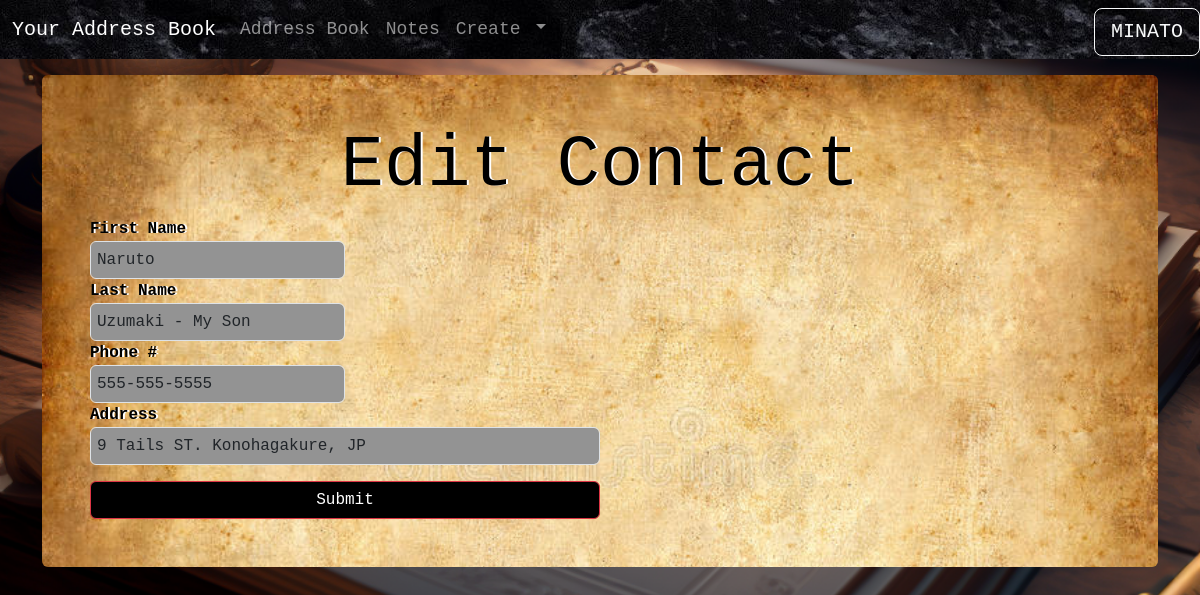
The page /address/4/update (signed in) on the database its author committed.
### app/models.py (models this page shows, shortened)
class User(db.Model, UserMixin):
    id = db.Column(db.Integer, primary_key=True)
    first_name = db.Column(db.String(25), nullable=False)
    last_name = db.Column(db.String(25), nullable=False)
    email = db.Column(db.String(50), nullable=False, unique=True)
    username = db.Column(db.String(50), nullable=False, unique=True)
    password = db.Column(db.String(256), nullable=False)
    date_created = db.Column(db.DateTime, nullable=False, default=datetime.utcnow)
    address = db.relationship('Address', backref='author', lazy='dynamic')
    notes = db.relationship('Post', backref='author', lazy='dynamic')

class Address(db.Model):
    id = db.Column(db.Integer, primary_key=True)
    first_name = db.Column(db.String(25), nullable=False)
    last_name = db.Column(db.String(25), nullable=True)
    phone = db.Column(db.String(25), nullable=True)
    address = db.Column(db.String(50), nullable=True)
    date_created = db.Column(db.DateTime, nullable=False, default=datetime.utcnow)
    user_id = db.Column(db.Integer, db.ForeignKey('user.id'))

### app/routes.py (the view, shortened to what this page needs)
@app.route('/address/<address_id>/update', methods=['GET', 'POST'])
@login_required
def edit_contact(address_id):
    addy = Address.query.get_or_404(address_id)
    form = AddressForm()
    return render_template('editcontact.html', addy=addy, form=form)

### app/forms.py
class AddressForm(FlaskForm):
    first_name = StringField('First Name', validators=[InputRequired()])
    last_name = StringField('Last Name')
    phone = StringField('Phone #')
    address = StringField('Address')
    submit = SubmitField()

### app/models.py (called while the page is built)
@login.user_loader
def load_user(user_id):
    return User.query.get(user_id)

### app/templates/editcontact.html (shortened to what this page needs)
{% extends 'base.html' %}
{% block content %}
<form action="" class="rounded mt-3 p-5" style="background-image: url('static/oldpaper.jpg'); background-size: cover;" method="post">
    <h1 class="signup1 text-center">Edit Contact</h1>
    {{ form.first_name.label }}
    {{ form.first_name(class='form-control form-control-color w-25', style='cursor: text;', value=addy.first_name) }}
    {{ form.last_name.label }}
    {{ form.last_name(class='form-control form-control-color w-25', style='cursor: text;', value=addy.last_name) }}
    {{ form.phone.label }}
    {{ form.phone(class='form-control form-control-color w-25', style='cursor: text;', value=addy.phone) }}
    {{ form.address.label }}
    {{ form.address(class='form-control form-control-color w-50', style='cursor: text;', value=addy.address) }}
    {{ form.submit(class='submit1 btn btn-danger w-50 mt-3') }}
</form>
{% endblock %}

### app/templates/nav.html (shortened to what this page needs)
<nav class="navbar navbar-expand-lg bg-dark sticky-top" data-bs-theme="dark" style="background-image: url('static/blackstone.jpg');">
    <div class="container-fluid">
        <a class="navbar-brand" href="{{url_for('index')}}">Your Address Book</a>
        <div class="collapse navbar-collapse" id="navbarNavAltMarkup">
            <div class="navbar-nav">
                {% if current_user.is_authenticated %}
                <a class="nav-link" href="{{url_for('address')}}">Address Book</a>
                <a class="nav-link" href="{{url_for('notes')}}">Notes</a>
                <li class="nav-item dropdown">
                <a class="nav-link dropdown-toggle" href="#" role="button" data-bs-toggle="dropdown" aria-expanded="false">
                    Create
                </a>
                </li>
                <button class="btn btn-outline-light btn-lg position-absolute top-05 end-0" type="button" data-bs-toggle="offcanvas" data-bs-target="#offcanvasWithBothOptions" aria-controls="offcanvasWithBothOptions">{{current_user.first_name.upper()}}</button>
                {% else %}
            <a class="nav-link" href="{{url_for('index')}}">Welcome</a>
            <a class="nav-link" href="{{url_for('address')}}">Address Book</a>
            <a class="nav-link" href="{{url_for('notes')}}">Notes</a>
            <a class="nav-link" href="{{url_for('login')}}">Log In</a>
            <a class="nav-link" href="{{url_for('signup')}}">Sign Up</a>
                {% endif %}
            </div>
        </div>
    </div>
</nav>

### app/static/stylesheet.css (style rules this page uses)
form { color: rgb(0, 0, 0); font-weight: bolder; text-shadow: 2px 0px 0px rgb(255, 255, 255); font-family: "Courier New", Courier, monospace; }
.form-control-color { background-color: rgb(147, 147, 147); cursor: text; }
.submit1 { color: white; background-color: black; }
.signup1 { color: rgb(0, 0, 0); font-size: 4.5em; font-family: "Courier New", Courier, monospace; }
.navbar { font-family: "Courier New", Courier, monospace; font-size: large; }

### rows shown on the page
User: first_name "MINATO"
Address: first_name "Naruto", last_name "Uzumaki - My Son", phone "555-555-5555", address "9 Tails ST. Konohagakure, JP"
